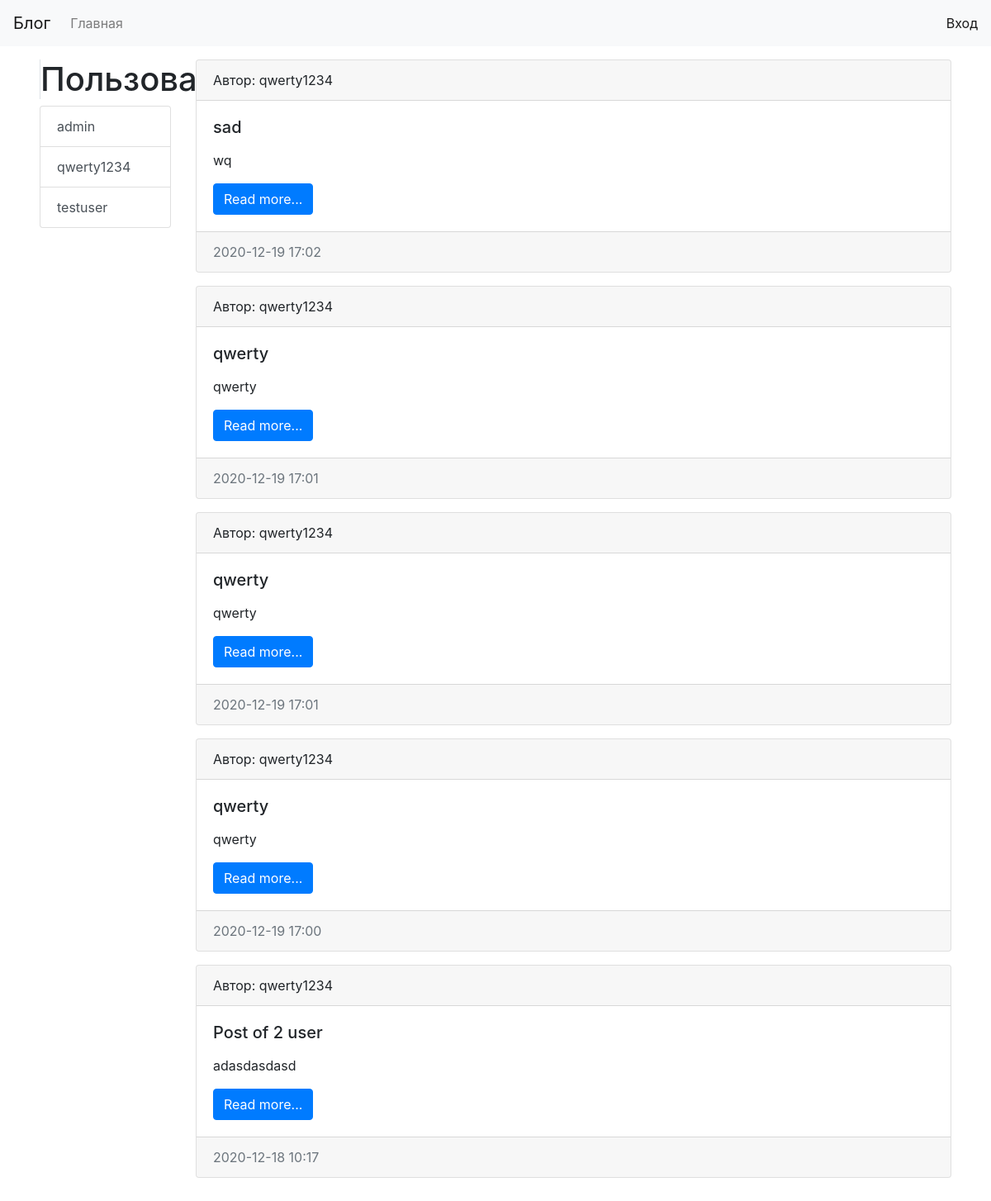
/qwerty1234/blog, run on the app's committed database.
### blogs/models.py (models this page shows, shortened)
class Blogs(models.Model):
    title = models.CharField(max_length=150, verbose_name='Заголовок поста')
    content = models.TextField(max_length=1000, verbose_name='Текст')
    author = models.ForeignKey('auth.User', on_delete=models.CASCADE, )
    date_created = models.DateTimeField(auto_now_add=True, verbose_name='Дата публикации')
    class Meta:
        verbose_name = 'Пост'
        verbose_name_plural = 'Посты'
        ordering = ['-date_created']

### blogs/views.py (the view)
# urls.py: path('<username>/blog', get_users, name='author_name'),
def get_users(request, username):
    users = User.objects.all()
    user_name = User.objects.get(username=username)
    posts = Blogs.objects.filter(author_id=int(user_name.pk))
    context = {
        'posts': posts,
        'users': users,
        'user_name': user_name,
    }
    return render(request=request, template_name='blogs/userblog.html',
                  context=context)

### blogs/templates/blogs/userblog.html (shortened to what this page needs)
{% extends 'base.html' %}
{% block sidebar %}
{% include 'inc/_sidebar.html' %}
{% endblock %}
{% block content %}
{% for item in posts %}
<div class="card mb-3">
  <div class="card-header">
    Автор: {{item.author}}
  </div>
  <div class="card-body">
    <div class="media">
      <div class="media-body">
        <h5 class="card-title">{{item.title}}</h5>
        <p class="card-text">{{item.content|linebreaks|truncatewords:150}}</p>
        <a href="{% url 'view_post' item.pk %}" class="btn btn-primary">Read more...</a>
      </div>
    </div>
  </div>
  <div class="card-footer text-muted">
    {{item.date_created|date:"Y-m-d H:i"}}
  </div>
</div>
{% endfor %}
{% endblock %}

### templates/inc/_sidebar.html
<div class="col-md-2">
    <h1 class="border-left"> Пользователи </h1>
    <div class="list-group">
        {% for user in users %}
        <a href="{% url 'author_name' user.username %}" class="list-group-item list-group-item-action">{{user.username}}</a>
        {% endfor %}
    </div>
</div>

### blogtask/static/css/style.css (style rules this page uses)
body { background-color: #fff; }

### data on the page
Blogs: author "qwerty1234", title "sad", content "wq", date_created "2020-12-19 17:02"
Blogs: author "qwerty1234", title "qwerty", content "qwerty", date_created "2020-12-19 17:01"
Blogs: author "qwerty1234", title "qwerty", content "qwerty", date_created "2020-12-19 17:01"
Blogs: author "qwerty1234", title "qwerty", content "qwerty", date_created "2020-12-19 17:00"
Blogs: author "qwerty1234", title "Post of 2 user", content "adasdasdasd", date_created "2020-12-18 10:17"

### other printed values
{{ user.username }} "admin"
{{ user.username }} "qwerty1234"
{{ user.username }} "testuser"
